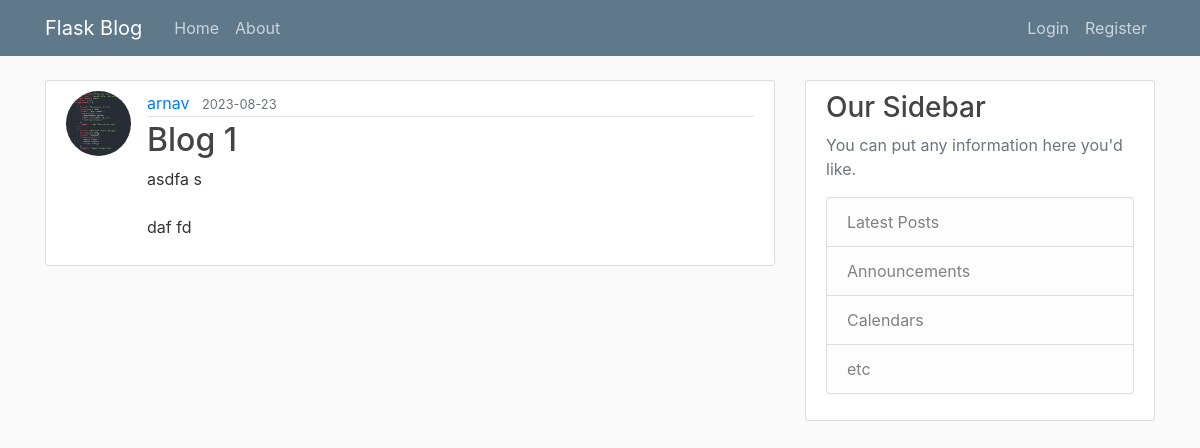
/post/1, run on an earlier commit of the app's database.
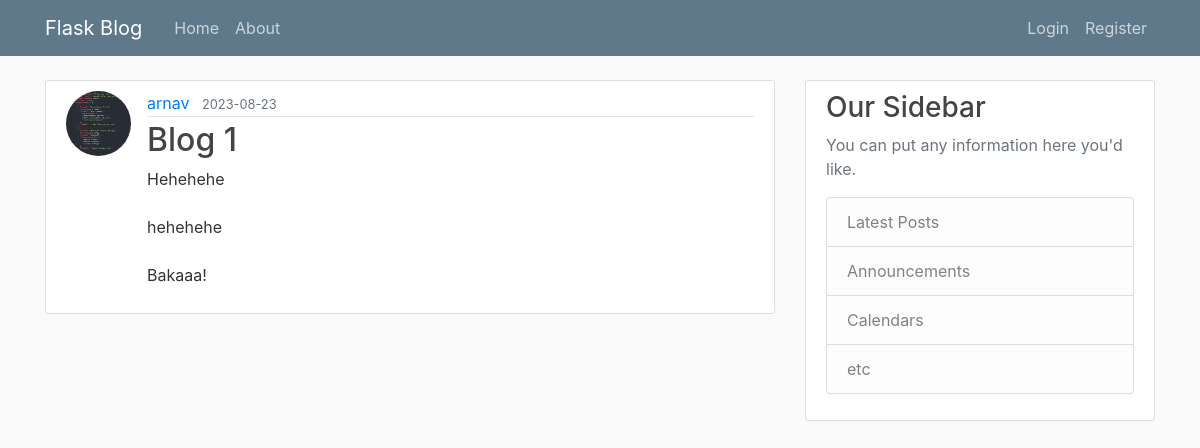
And on a later commit of the database.
### flaskblog/models.py (models this page shows, shortened)
class Post(db.Model):
    id=db.Column(db.Integer, primary_key=True)
    title= db.Column(db.String(120), nullable=False)
    content= db.Column(db.Text, nullable=False)
    date_posted= db.Column(db.DateTime, nullable=False, default=datetime.utcnow)
    user_id= db.Column(db.Integer, db.ForeignKey('user.id'), nullable=False)

### flaskblog/routes.py (the view)
@app.route("/post/<int:post_id>")
def post(post_id):
     post = Post.query.get_or_404(post_id)
     return render_template('post.html', title=post.title, post=post, legend='New Post')

### flaskblog/templates/post.html (shortened to what this page needs)
{% extends "layout.html"%}
{% block content %}
    <article class="media content-section">
        <img class="rounded-circle article-img" src="{{ url_for('static', filename='Profile_Pictures/' + post.author.image_file) }} ">
        <div class="media-body">
          <div class="article-metadata">
            <a class="mr-2" href="#">{{ post.author.username}}</a>
            <small class="text-muted">{{ post.date_posted.strftime('%Y-%m-%d') }}</small>
          </div>
          <h2 class="article-title">{{ post.title }}</h2>
          <p class="article-content">{{ post.content }}</p>
        </div>
    </article>
{% endblock content%}

What changed in the data, as far as the page shows it:
changed Post "Blog 1": content "asdfa s daf fd" → "Hehehehe hehehehe Bakaaa!"
